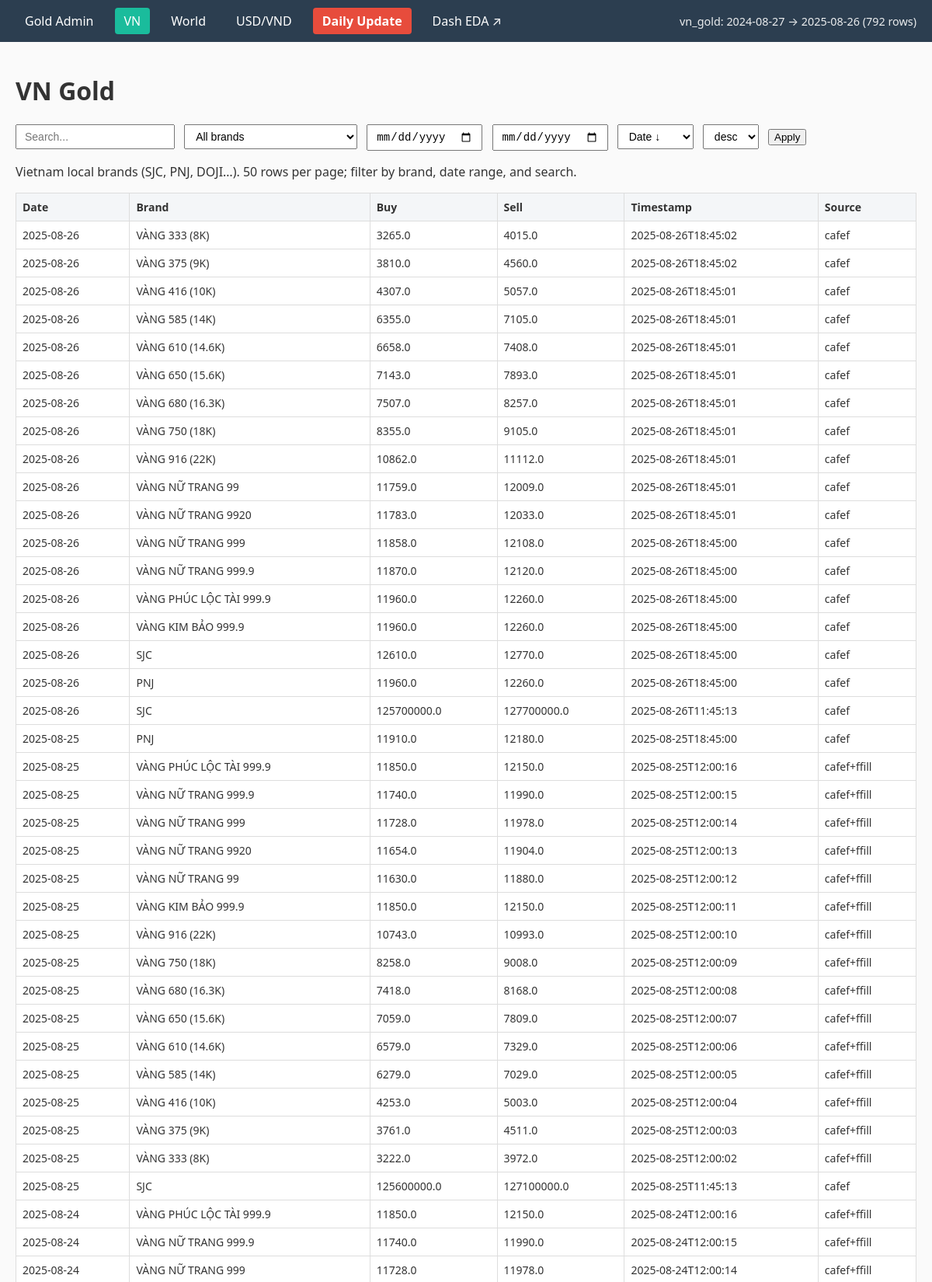
The page /admin/vn (upper part) on the database its author committed.
### tables this page shows
CREATE TABLE vn_gold(
        ts         TEXT,           -- ISO timestamp (e.g., 2025-08-23T16:15:00)
        date       TEXT,           -- YYYY-MM-DD (for fast filtering)
        brand      TEXT,           -- e.g., SJC | PNJ | DOJI
        buy_price  REAL,
        sell_price REAL,
        source     TEXT,
        PRIMARY KEY (brand, ts)
    );

### backend/routes/admin.py (the view)
@admin_bp.get("/vn", endpoint="admin_vn")
def admin_vn():
    brand = (request.args.get("brand") or "").strip()
    start = (request.args.get("start") or "").strip()
    end = (request.args.get("end") or "").strip()
    search = (request.args.get("search") or "").strip()
    sort_key = (request.args.get("sort") or "date_desc").strip()
    page = _int_arg("page", 1)
    brands_rows = query("SELECT DISTINCT brand FROM vn_gold ORDER BY brand")
    brands = [r[0] for r in brands_rows if r and r[0]]
    wh = []
    params: list[Any] = []
    if brand:
        wh.append("brand = ?")
        params.append(brand)
    if start:
        wh.append("date >= ?")
        params.append(start)
    if end:
        wh.append("date <= ?")
        params.append(end)
    if search:
        wh.append("(brand LIKE ? OR source LIKE ?)")
        kw = f"%{_like(search)}%"
        params.extend([kw, kw])
    where_sql = f"WHERE {' AND '.join(wh)}" if wh else ""
    count_sql = f"SELECT COUNT(*) FROM vn_gold {where_sql}"
    count_rows = query(count_sql, tuple(params))
    total_rows = int(count_rows[0][0]) if count_rows else 0
    total_pages = max(1, ceil(total_rows / PAGE_SIZE))
    if page > total_pages:
        page = total_pages
    order_map = {
        "date_desc": "date DESC, ts DESC",
        "date_asc": "date ASC, ts ASC",
        "buy_asc": "buy_price ASC",
        "buy_desc": "buy_price DESC",
        "sell_asc": "sell_price ASC",
        "sell_desc": "sell_price DESC",
        "brand_asc": "brand ASC",
        "brand_desc": "brand DESC",
        "source_asc": "source ASC",
        "source_desc": "source DESC",
    }
    order_sql = order_map.get(sort_key, "date DESC, ts DESC")
    offset = (page - 1) * PAGE_SIZE
    data_sql = f"""
        SELECT date, brand, buy_price, sell_price, ts, source
        FROM vn_gold
        {where_sql}
        ORDER BY {order_sql}
        LIMIT ? OFFSET ?
    """
    data_rows = query(data_sql, tuple(params + [PAGE_SIZE, offset]))
    columns = ["date", "brand", "buy_price", "sell_price", "ts", "source"]
    rows = _rows_to_dicts(columns, data_rows)
    minmax = query("SELECT MIN(date), MAX(date), COUNT(*) FROM vn_gold")[0]
    data_range = {"table": "vn_gold", "min_date": minmax[0], "max_date": minmax[1], "total_rows": int(minmax[2] or 0)}
    headers = [
        ("date_desc", "Date ↓"), ("date_asc", "Date ↑"),
        ("buy_desc", "Buy ↓"), ("buy_asc", "Buy ↑"),
        ("sell_desc", "Sell ↓"), ("sell_asc", "Sell ↑"),
        ("brand_asc", "Brand ↑"), ("brand_desc", "Brand ↓"),
        ("source_asc", "Source ↑"), ("source_desc", "Source ↓"),
    ]
    return render_template(
        "admin_table.html",
        title="VN Gold",
        nav="vn",
        rows=rows,
        page=page,
        total_pages=total_pages,
        page_size=PAGE_SIZE,
        total_rows=total_rows,
        brands=brands,
        selected_brand=brand,
        date_from=start,
        date_to=end,
        search=search,
        headers=headers,
        sort=sort_key,
        order=("desc" if sort_key.endswith("desc") else "asc"),
        data_range=data_range,
        table="vn_gold",
        columns=[("date", "Date"), ("brand", "Brand"), ("buy_price", "Buy"), ("sell_price", "Sell"), ("ts", "Timestamp"), ("source", "Source")],
        help_text="Vietnam local brands (SJC, PNJ, DOJI…). 50 rows per page; filter by brand, date range, and search.",
    )

### backend/db.py (called while the page is built)
def _connect() -> sqlite3.Connection:
    conn = sqlite3.connect(DB_PATH)
    conn.row_factory = sqlite3.Row  # <-- KEY: rows behave like dicts
    return conn

def query(sql: str, params: Iterable[Any] | Mapping[str, Any] | None = None) -> List[sqlite3.Row]:
    with _connect() as conn:
        cur = conn.execute(sql, params or {})
        return cur.fetchall()

### backend/routes/admin.py (called while the page is built)
def _int_arg(name: str, default: int) -> int:
    try:
        return max(1, int(request.args.get(name, default)))
    except Exception:
        return default

def _rows_to_dicts(columns: Sequence[str], rows: Iterable[Sequence[Any]]) -> list[dict[str, Any]]:
    out: list[dict[str, Any]] = []
    for r in rows:
        out.append({columns[i]: r[i] if i < len(r) else None for i in range(len(columns))})
    return out

### backend/templates/admin_table.html (shortened to what this page needs)
{% extends "base.html" %}
{% block content %}
<h1>{{ title }}</h1>
<form class="filters" method="get">
  <input type="text"
         name="search"
         placeholder="Search..."
         value="{{ search or request.args.get('search', '') }}"/>
  {% if nav == 'vn' %}
    <select name="brand" onchange="this.form.submit()">
      <option value="" {{ 'selected' if not selected_brand else '' }}>All brands</option>
    </select>
  {% endif %}
  <input type="date" name="date_from" value="{{ date_from or '' }}"/>
  <input type="date" name="date_to"   value="{{ date_to or '' }}"/>
  <select name="sort" onchange="this.form.submit()">
    {% for key, label in headers %}
      <option value="{{ key }}" {{ 'selected' if sort == key else '' }}>{{ label }}</option>
    {% endfor %}
  </select>
  <select name="order" onchange="this.form.submit()">
    <option value="desc" {{ 'selected' if (order or '').lower() == 'desc' else '' }}>desc</option>
  </select>
  <button type="submit">Apply</button>
</form>
{% if help_text %}
  <p class="meta">{{ help_text }}</p>
{% endif %}
<table class="tbl">
  <thead>
    <tr>
      {% for key, label in columns %}
        <th>{{ label }}</th>
      {% endfor %}
    </tr>
  </thead>
  <tbody>
    {% if rows and rows|length %}
      {% for r in rows %}
        <tr>
          {% for key, label in columns %}
            <td>{{ r.get(key, '') }}</td>
          {% endfor %}
        </tr>
      {% endfor %}
    {% else %}
      <tr>
        <td colspan="{{ columns|length }}">No data</td>
      </tr>
    {% endif %}
  </tbody>
</table>
{% set prev = page - 1 %}
{% set next = page + 1 %}
{% endblock %}

### backend/templates/base.html (shortened to what this page needs)
<!doctype html>
<html lang="en">
<head>
  <link rel="stylesheet" href="{{ url_for('static', filename='css/main.css') }}">
</head>
<body>
  <nav class="topnav">
    <div class="brand"><a href="{{ url_for('admin.index') }}" class="brand-link">Gold Admin</a></div>
    <a href="{{ url_for('admin.admin_vn') }}"
       class="{% if nav=='vn' %}active{% endif %}">VN</a>
    <a href="{{ url_for('admin.admin_world') }}"
       class="{% if nav=='world' %}active{% endif %}">World</a>
    <a href="{{ url_for('admin.admin_fx') }}"
       class="{% if nav=='fx' %}active{% endif %}">USD/VND</a>
    <a href="{{ url_for('admin.update_page') }}"
       class="{% if nav=='update' %}active{% endif %} warn">Daily Update</a>
    <a href="/dash/" target="_blank" rel="noopener">Dash EDA ↗</a>
    {% if data_range %}
      <div class="range">
        {{ data_range.table }}:
        {{ data_range.min_date }} → {{ data_range.max_date }}
        ({{ data_range.total_rows }} rows)
      </div>
    {% endif %}
  </nav>
  <div class="container">
    {% block content %}{% endblock %}
  </div>
</body>
</html>

### backend/static/css/main.css (style rules this page uses)
body { margin: 0; font-family: system-ui, -apple-system, "Segoe UI", Roboto, sans-serif; background: #fafafa; color: #333; }
.topnav { background: #2c3e50; color: white; padding: 10px 20px; display: flex; align-items: center; gap: 15px; }
.topnav a { color: white; text-decoration: none; padding: 6px 12px; border-radius: 4px; }
.topnav a.active { background: #1abc9c; }
.topnav a.warn { background: #e74c3c; font-weight: bold; }
.topnav .range { margin-left: auto; font-size: 0.9em; opacity: 0.9; }
.container { padding: 20px; }
form.filters { margin-bottom: 15px; }
form.filters input, form.filters select { margin-right: 8px; padding: 6px 10px; font-size: 14px; }
table.tbl { width: 100%; border-collapse: collapse; background: white; margin-bottom: 20px; }
table.tbl th, table.tbl td { border: 1px solid #ddd; padding: 8px; text-align: left; font-size: 14px; }
table.tbl th { background: #f4f6f8; }

### rows shown on the page
vn_gold: get "2025-08-26" "VÀNG 333 (8K)" "3265.0" "4015.0" "2025-08-26T18:45:02" "cafef"
vn_gold: get "2025-08-26" "VÀNG 375 (9K)" "3810.0" "4560.0" "2025-08-26T18:45:02" "cafef"
vn_gold: get "2025-08-26" "VÀNG 416 (10K)" "4307.0" "5057.0" "2025-08-26T18:45:01" "cafef"
vn_gold: get "2025-08-26" "VÀNG 585 (14K)" "6355.0" "7105.0" "2025-08-26T18:45:01" "cafef"
vn_gold: get "2025-08-26" "VÀNG 610 (14.6K)" "6658.0" "7408.0" "2025-08-26T18:45:01" "cafef"
vn_gold: get "2025-08-26" "VÀNG 650 (15.6K)" "7143.0" "7893.0" "2025-08-26T18:45:01" "cafef"
vn_gold: get "2025-08-26" "VÀNG 680 (16.3K)" "7507.0" "8257.0" "2025-08-26T18:45:01" "cafef"
vn_gold: get "2025-08-26" "VÀNG 750 (18K)" "8355.0" "9105.0" "2025-08-26T18:45:01" "cafef"
vn_gold: get "2025-08-26" "VÀNG 916 (22K)" "10862.0" "11112.0" "2025-08-26T18:45:01" "cafef"
vn_gold: get "2025-08-26" "VÀNG NỮ TRANG 99" "11759.0" "12009.0" "2025-08-26T18:45:01" "cafef"
vn_gold: get "2025-08-26" "VÀNG NỮ TRANG 9920" "11783.0" "12033.0" "2025-08-26T18:45:01" "cafef"
vn_gold: get "2025-08-26" "VÀNG NỮ TRANG 999" "11858.0" "12108.0" "2025-08-26T18:45:00" "cafef"
vn_gold: get "2025-08-26" "VÀNG NỮ TRANG 999.9" "11870.0" "12120.0" "2025-08-26T18:45:00" "cafef"
vn_gold: get "2025-08-26" "VÀNG PHÚC LỘC TÀI 999.9" "11960.0" "12260.0" "2025-08-26T18:45:00" "cafef"
vn_gold: get "2025-08-26" "VÀNG KIM BẢO 999.9" "11960.0" "12260.0" "2025-08-26T18:45:00" "cafef"
vn_gold: get "2025-08-26" "SJC" "12610.0" "12770.0" "2025-08-26T18:45:00" "cafef"
vn_gold: get "2025-08-26" "PNJ" "11960.0" "12260.0" "2025-08-26T18:45:00" "cafef"
vn_gold: get "2025-08-26" "SJC" "125700000.0" "127700000.0" "2025-08-26T11:45:13" "cafef"
vn_gold: get "2025-08-25" "PNJ" "11910.0" "12180.0" "2025-08-25T18:45:00" "cafef"
vn_gold: get "2025-08-25" "VÀNG PHÚC LỘC TÀI 999.9" "11850.0" "12150.0" "2025-08-25T12:00:16" "cafef+ffill"
vn_gold: get "2025-08-25" "VÀNG NỮ TRANG 999.9" "11740.0" "11990.0" "2025-08-25T12:00:15" "cafef+ffill"
vn_gold: get "2025-08-25" "VÀNG NỮ TRANG 999" "11728.0" "11978.0" "2025-08-25T12:00:14" "cafef+ffill"
vn_gold: get "2025-08-25" "VÀNG NỮ TRANG 9920" "11654.0" "11904.0" "2025-08-25T12:00:13" "cafef+ffill"
vn_gold: get "2025-08-25" "VÀNG NỮ TRANG 99" "11630.0" "11880.0" "2025-08-25T12:00:12" "cafef+ffill"
vn_gold: get "2025-08-25" "VÀNG KIM BẢO 999.9" "11850.0" "12150.0" "2025-08-25T12:00:11" "cafef+ffill"
vn_gold: get "2025-08-25" "VÀNG 916 (22K)" "10743.0" "10993.0" "2025-08-25T12:00:10" "cafef+ffill"
vn_gold: get "2025-08-25" "VÀNG 750 (18K)" "8258.0" "9008.0" "2025-08-25T12:00:09" "cafef+ffill"
vn_gold: get "2025-08-25" "VÀNG 680 (16.3K)" "7418.0" "8168.0" "2025-08-25T12:00:08" "cafef+ffill"
vn_gold: get "2025-08-25" "VÀNG 650 (15.6K)" "7059.0" "7809.0" "2025-08-25T12:00:07" "cafef+ffill"
vn_gold: get "2025-08-25" "VÀNG 610 (14.6K)" "6579.0" "7329.0" "2025-08-25T12:00:06" "cafef+ffill"
vn_gold: get "2025-08-25" "VÀNG 585 (14K)" "6279.0" "7029.0" "2025-08-25T12:00:05" "cafef+ffill"
vn_gold: get "2025-08-25" "VÀNG 416 (10K)" "4253.0" "5003.0" "2025-08-25T12:00:04" "cafef+ffill"
vn_gold: get "2025-08-25" "VÀNG 375 (9K)" "3761.0" "4511.0" "2025-08-25T12:00:03" "cafef+ffill"
vn_gold: get "2025-08-25" "VÀNG 333 (8K)" "3222.0" "3972.0" "2025-08-25T12:00:02" "cafef+ffill"
vn_gold: get "2025-08-25" "SJC" "125600000.0" "127100000.0" "2025-08-25T11:45:13" "cafef"
vn_gold: get "2025-08-24" "VÀNG PHÚC LỘC TÀI 999.9" "11850.0" "12150.0" "2025-08-24T12:00:16" "cafef+ffill"
vn_gold: get "2025-08-24" "VÀNG NỮ TRANG 999.9" "11740.0" "11990.0" "2025-08-24T12:00:15" "cafef+ffill"
vn_gold: get "2025-08-24" "VÀNG NỮ TRANG 999" "11728.0" "11978.0" "2025-08-24T12:00:14" "cafef+ffill"

### other values the page prints
{{ data_range.table }} "vn_gold"
{{ data_range.min_date }} "2024-08-27"
{{ data_range.max_date }} "2025-08-26"
{{ data_range.total_rows }} "792"
{{ title }} "VN Gold"
{{ help_text }} "Vietnam local brands (SJC, PNJ, DOJI…). 50 rows per page; filter by brand, date range, and search."
{{ label }} "Date" "Brand" "Buy" "Sell" "Timestamp" "Source"
form field sort "Date ↓"
